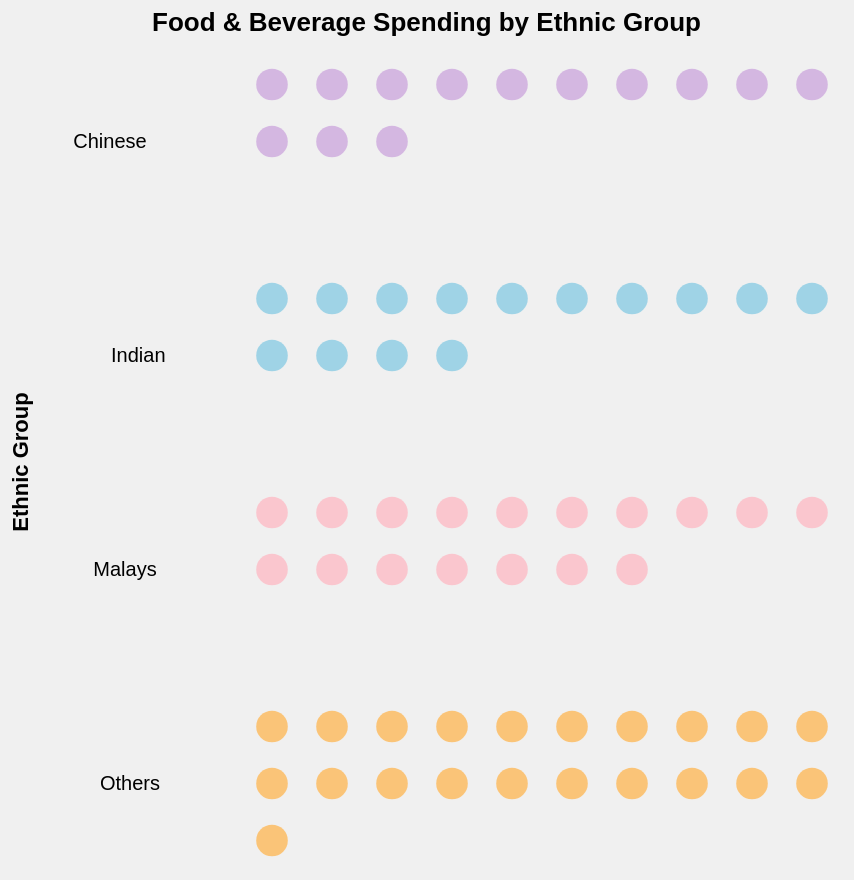

Here is the Vega-Lite specification saved for this chart:
### Vega-Lite specification from a JSON file in a GitHub repository (floating-point values rounded to 4 significant figures)
{"$schema": "https://vega.github.io/schema/vega-lite/v5.json", "background": "#f0f0f0", "title": {"text": "Food & Beverage Spending by Ethnic Group", "anchor": "middle", "dy": -5}, "width": 300, "height": 85.5, "data": {"values": [{"ethnic_group": "Malays", "percentage": 18.9}, {"ethnic_group": "Chinese", "percentage": 14.3}, {"ethnic_group": "Indian", "percentage": 15.8}, {"ethnic_group": "Others", "percentage": 22.1}]}, "params": [{"name": "EthnicGroupSelect", "value": "All", "bind": {"input": "select", "options": ["All", "Malays", "Chinese", "Indian", "Others"], "name": "Select Ethnic Group: "}}], "transform": [{"filter": "EthnicGroupSelect == 'All' || datum.ethnic_group == EthnicGroupSelect"}, {"calculate": "floor(datum.percentage)", "as": "dot_count"}, {"calculate": "sequence(1, datum.dot_count)", "as": "dot_id"}, {"flatten": ["dot_id"]}, {"calculate": "((datum.dot_id - 1) % 10) + 1", "as": "column"}, {"calculate": "floor((datum.dot_id - 1) / 10) + 1", "as": "row"}], "mark": "circle", "encoding": {"x": {"field": "column", "type": "ordinal", "axis": null, "scale": {"domain": [1, 2, 3, 4, 5, 6, 7, 8, 9, 10]}}, "y": {"field": "row", "type": "ordinal", "axis": null}, "row": {"field": "ethnic_group", "type": "nominal", "title": "Ethnic Group", "header": {"labelAngle": 0, "labelAlign": "right"}}, "color": {"field": "ethnic_group", "type": "nominal", "scale": {"range": ["#C9A0DC", "#7EC8E3", "#FFB6C1", "#FFB347"]}, "legend": null}, "size": {"value": 250}, "tooltip": [{"field": "ethnic_group", "type": "nominal", "title": "Ethnic Group"}, {"field": "percentage", "type": "quantitative", "title": "Food & Beverage %", "format": ".1f"}]}, "config": {"view": {"stroke": "transparent"}, "axis": {"grid": false}}}
